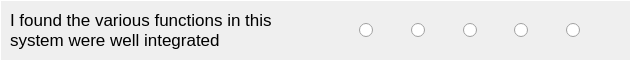
  <widget class="QFrame" name="frame_Q5">
   <property name="geometry">
    <rect>
     <x>60</x>
     <y>330</y>
     <width>631</width>
     <height>61</height>
    </rect>
   </property>
   <property name="styleSheet">
    <string notr="true">QFrame
{
border:1px solid white;
}

QRadioButton::indicator::checked
{ 
	border: 2px solid white; 
	border-radius: 6px; 
	background-color: rgb(225,67,19); 
	width: 10px; 
	height: 9px; 
}</string>
   </property>
   <property name="frameShape">
    <enum>QFrame::StyledPanel</enum>
   </property>
   <property name="frameShadow">
    <enum>QFrame::Raised</enum>
   </property>
   <widget class="QLabel" name="label_Text5">
    <property name="geometry">
     <rect>
      <x>10</x>
      <y>10</y>
      <width>311</width>
      <height>41</height>
     </rect>
    </property>
    <property name="font">
     <font>
      <family>Arial</family>
      <pointsize>13</pointsize>
     </font>
    </property>
    <property name="styleSheet">
     <string notr="true">QFrame
{
border:none;
}</string>
    </property>
    <property name="text">
     <string>&lt;html&gt;&lt;head/&gt;&lt;body&gt;&lt;p&gt;I found the various functions in this system were well integrated&lt;/p&gt;&lt;/body&gt;&lt;/html&gt;</string>
    </property>
    <property name="textFormat">
     <enum>Qt::RichText</enum>
    </property>
    <property name="wordWrap">
     <bool>true</bool>
    </property>
   </widget>
   <widget class="QFrame" name="frame_Choice5">
    <property name="geometry">
     <rect>
      <x>350</x>
      <y>10</y>
      <width>271</width>
      <height>41</height>
     </rect>
    </property>
    <property name="layoutDirection">
     <enum>Qt::LeftToRight</enum>
    </property>
    <property name="styleSheet">
     <string notr="true">QFrame
{
border:none;
}</string>
    </property>
    <property name="frameShape">
     <enum>QFrame::StyledPanel</enum>
    </property>
    <property name="frameShadow">
     <enum>QFrame::Raised</enum>
    </property>
    <layout class="QHBoxLayout" name="horizontalLayout_6">
     <item>
      <widget class="QRadioButton" name="quest5Ans1">
       <property name="layoutDirection">
        <enum>Qt::LeftToRight</enum>
       </property>
       <property name="styleSheet">
        <string notr="true"/>
       </property>
       <property name="text">
        <string/>
       </property>
       <property name="checked">
        <bool>false</bool>
       </property>
       <property name="autoExclusive">
        <bool>true</bool>
       </property>
      </widget>
     </item>
     <item>
      <widget class="QRadioButton" name="quest5Ans2">
       <property name="text">
        <string/>
       </property>
       <property name="checked">
        <bool>false</bool>
       </property>
      </widget>
     </item>
     <item>
      <widget class="QRadioButton" name="quest5Ans3">
       <property name="text">
        <string/>
       </property>
      </widget>
     </item>
     <item>
      <widget class="QRadioButton" name="quest5Ans4">
       <property name="text">
        <string/>
       </property>
      </widget>
     </item>
     <item>
      <widget class="QRadioButton" name="quest5Ans5_4">
       <property name="layoutDirection">
        <enum>Qt::LeftToRight</enum>
       </property>
       <property name="text">
        <string/>
       </property>
      </widget>
     </item>
    </layout>
   </widget>
  </widget>
